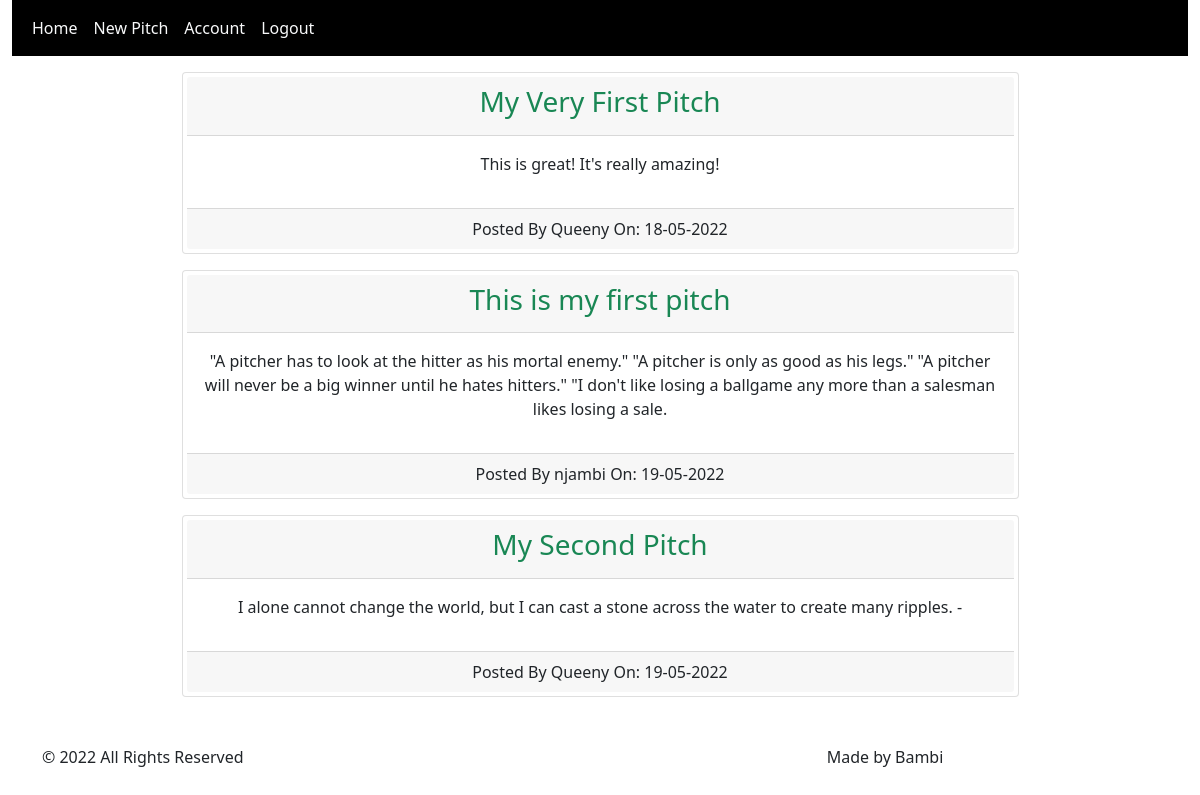
Screenshot of /home (signed in) with the database file from the repository.
### mypitches/models.py (models this page shows, shortened)
class Post(db.Model):
    __tablename__ = 'post'
    id = db.Column(db.Integer,primary_key = True)
    title = db.Column(db.String(100))
    date_posted = db.Column(db.DateTime, default = datetime.utcnow)
    content = db.Column(db.Text)
    user_id = db.Column(db.Integer,db.ForeignKey('user.id'))

class User(db.Model, UserMixin):
    __tablename__ = 'user'
    id = db.Column(db.Integer,primary_key = True)
    username = db.Column(db.String(20),unique = True)
    email = db.Column(db.String(100),unique = True)
    profile_pic_path = db.Column(db.String(20),default='default.jpg')
    password = db.Column(db.String(50))
    posts = db.relationship('Post',backref = 'author',lazy = True)

### mypitches/routes.py (the view)
@app.route("/")
@app.route("/home")
def home():
    posts = Post.query.all()
    return render_template('home.html', posts=posts)

### mypitches/models.py (called while the page is built)
@login_manager.user_loader
def load_user(user_id):
    return User.query.get(int(user_id))

### mypitches/templates/home.html
{% extends "base.html" %}
{% block content %}
    {% for post in posts %}
    <div class="mt-3 ">
        <div class="card w-75 p-1 text-dark m-auto d-flex justify-content-center">
            <div class="card-header">
                <h3><a class="text-success text-decoration-none" href="{{ url_for('post', post_id = post.id) }}">{{ post.title }}</a></h3>
            </div>
            <div class="card-body">
                <p>{{ post.content }}</p>
            </div>
            <div class="card-footer">
                <span>Posted By {{ post.author.username }} On: {{ post.date_posted.strftime('%d-%m-%Y') }}</span>
            </div>
        </div>
    </div>
    {% endfor %}
    <footer>
        <div class="row">
            <div class="col">
                <p class="text-start mt-5">&copy; 2022 All Rights Reserved</p>
            </div>
            <div class="col">
                <p class="text-center mt-5">Made by Bambi</p>
            </div>
        </div>
    </footer>
{% endblock%}

### mypitches/static/css/styles.css (style rules this page uses)
.wholebody { background-image: url(https://images.unsplash.com/photo-1487088678257-3a541e6e3922?crop=entropy&cs=tinysrgb&fm=jpg&ixlib=rb-1.2.1&q=60&raw_url=true&ixid=MnwxMjA3fDB8MHxzZWFyY2h8Mnx8cXVvdGVzJTIwYmFja2dyb3VuZHxlbnwwfHwwfHw%3D&auto=format&fit=crop&w=500); background-size: cover; }

### rows the page displays
Post: title "My Very First Pitch", content "This is great! It's really amazing!", author.username "Queeny", date_posted "18-05-2022"
Post: title "This is my first pitch", content "\"A pitcher has to look at the hitter as his mortal enemy.\" \"A pitcher is only as good as his legs.\" \"A pitcher will never be a big winner until he hates hitters.\" \"I don't like losing a ballgame any more than a salesman likes losing a sale.", author.username "njambi", date_posted "19-05-2022"
Post: title "My Second Pitch", content "I alone cannot change the world, but I can cast a stone across the water to create many ripples. -", author.username "Queeny", date_posted "19-05-2022"
